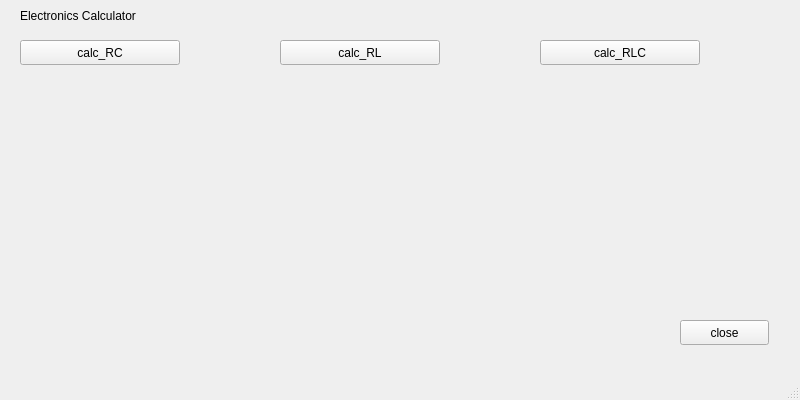
<?xml version="1.0" encoding="UTF-8"?>
<ui version="4.0">
 <class>MainWindow</class>
 <widget class="QMainWindow" name="MainWindow">
  <property name="geometry">
   <rect>
    <x>0</x>
    <y>0</y>
    <width>800</width>
    <height>400</height>
   </rect>
  </property>
  <property name="font">
   <font>
    <family>Ubuntu</family>
   </font>
  </property>
  <property name="windowTitle">
   <string>MainWindow</string>
  </property>
  <widget class="QWidget" name="centralwidget">
   <widget class="QPushButton" name="buttonRC">
    <property name="geometry">
     <rect>
      <x>20</x>
      <y>40</y>
      <width>160</width>
      <height>25</height>
     </rect>
    </property>
    <property name="text">
     <string>calc_RC</string>
    </property>
   </widget>
   <widget class="QLabel" name="label">
    <property name="geometry">
     <rect>
      <x>20</x>
      <y>0</y>
      <width>371</width>
      <height>31</height>
     </rect>
    </property>
    <property name="text">
     <string>Electronics Calculator</string>
    </property>
   </widget>
   <widget class="QPushButton" name="buttonRL">
    <property name="geometry">
     <rect>
      <x>280</x>
      <y>40</y>
      <width>160</width>
      <height>25</height>
     </rect>
    </property>
    <property name="text">
     <string>calc_RL</string>
    </property>
   </widget>
   <widget class="QPushButton" name="buttonRLC">
    <property name="geometry">
     <rect>
      <x>540</x>
      <y>40</y>
      <width>160</width>
      <height>25</height>
     </rect>
    </property>
    <property name="text">
     <string>calc_RLC</string>
    </property>
   </widget>
   <widget class="QPushButton" name="buttonClose">
    <property name="geometry">
     <rect>
      <x>680</x>
      <y>320</y>
      <width>89</width>
      <height>25</height>
     </rect>
    </property>
    <property name="text">
     <string>close</string>
    </property>
   </widget>
   <widget class="QLabel" name="label_RC">
    <property name="geometry">
     <rect>
      <x>20</x>
      <y>70</y>
      <width>250</width>
      <height>160</height>
     </rect>
    </property>
    <property name="text">
     <string/>
    </property>
    <property name="pixmap">
     <pixmap resource="Res.qrc">:/res/pictures/RC.png</pixmap>
    </property>
    <property name="scaledContents">
     <bool>true</bool>
    </property>
   </widget>
   <widget class="QLabel" name="label_RL">
    <property name="geometry">
     <rect>
      <x>280</x>
      <y>70</y>
      <width>250</width>
      <height>160</height>
     </rect>
    </property>
    <property name="text">
     <string/>
    </property>
    <property name="pixmap">
     <pixmap resource="Res.qrc">:/res/pictures/RL.png</pixmap>
    </property>
    <property name="scaledContents">
     <bool>true</bool>
    </property>
   </widget>
   <widget class="QLabel" name="label_RLC">
    <property name="geometry">
     <rect>
      <x>540</x>
      <y>70</y>
      <width>250</width>
      <height>160</height>
     </rect>
    </property>
    <property name="text">
     <string/>
    </property>
    <property name="pixmap">
     <pixmap resource="Res.qrc">:/res/pictures/RLC.png</pixmap>
    </property>
    <property name="scaledContents">
     <bool>true</bool>
    </property>
   </widget>
  </widget>
  <widget class="QMenuBar" name="menubar">
   <property name="geometry">
    <rect>
     <x>0</x>
     <y>0</y>
     <width>800</width>
     <height>22</height>
    </rect>
   </property>
  </widget>
  <widget class="QStatusBar" name="statusbar"/>
 </widget>
 <resources>
  <include location="Res.qrc"/>
 </resources>
 <connections>
  <connection>
   <sender>buttonClose</sender>
   <signal>clicked()</signal>
   <receiver>MainWindow</receiver>
   <slot>close()</slot>
   <hints>
    <hint type="sourcelabel">
     <x>524</x>
     <y>354</y>
    </hint>
    <hint type="destinationlabel">
     <x>280</x>
     <y>146</y>
    </hint>
   </hints>
  </connection>
 </connections>
</ui>
